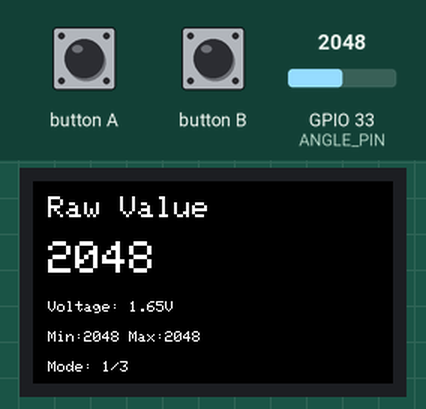
Bench run of a sketch on a simulated ESP32. Shown: 240×135 colour display. The inputs (shaded band) are chosen by the test bench; at power-on: GPIO 33 (ANGLE_PIN) = 2048. What the sketch prints to the serial monitor is not drawn.

Above: at 3.4 s.
3.5 s: button A pressed for 0.15 s
At 3.9 s:
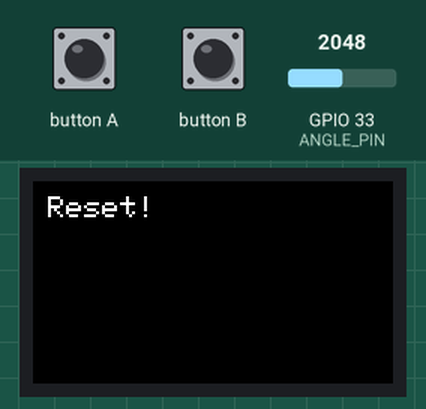
5.6 s: button B pressed for 0.15 s
At 6.1 s:
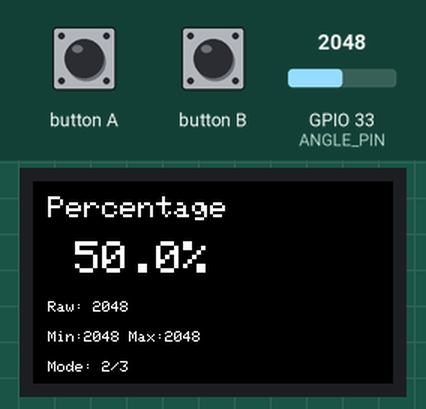
7.2 s: button A pressed for 1 s
At 7.84 s:
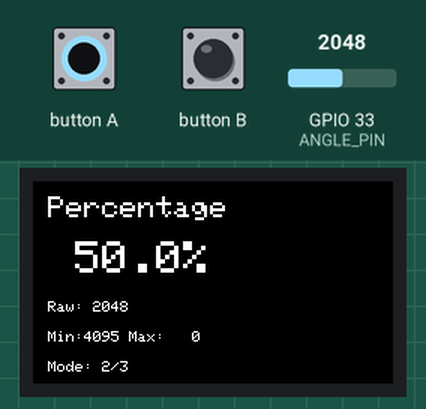
9.7 s: button B pressed for 1 s
At 10.1 s:
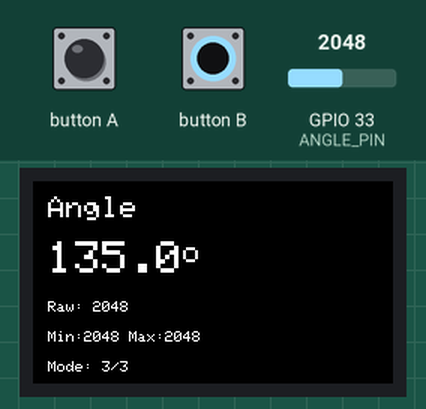
12.2 s: button A pressed for 0.15 s
At 12.81 s:
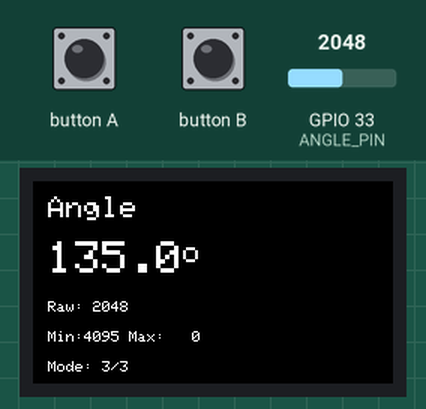
14.3 s: button B pressed for 0.15 s
At 15.5 s:
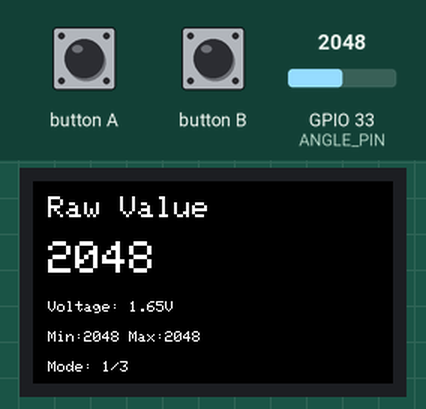
Timing chart, 0 to 16.9 s (numbered marks = the images above; inputs shaded):
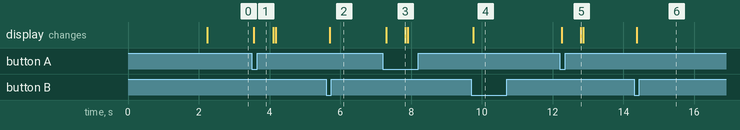

Measured:
- after the input at 3.5 s, the display: changes after 0.06 s (image 1)
- after the input at 5.6 s, the display: changes after 0.11 s (image 2)
- after the input at 7.2 s, the display: first changes after 0.09 s (image 3 shows a later state)
- after the input at 9.7 s, the display: changes after 0.06 s (image 4)
- after the input at 12.2 s, the display: first changes after 0.06 s (image 5 shows a later state)
- after the input at 14.3 s, the display: changes after 0.08 s (image 6)

The sketch:

angle_unit.ino
```cpp
/*
 * M5StickC Plus 1.1 Angle Unit Sample
 *
 * このサンプルはM5StickC Plus 1.1にAngle Unitを接続して
 * ポテンシオメーターの角度（アナログ値）を読み取り表示します。
 *
 * 接続:
 * - Angle UnitをM5StickC Plus 1.1のGrove端子（HAT端子）に接続
 * - GPIO36 (ADC): アナログ入力
 *
 * ボタン操作:
 * - ボタンA (M5ボタン): 最小値/最大値をリセット
 * - ボタンB (側面ボタン): 表示モード切り替え
 */

#include <M5StickCPlus.h>

// M5StickC Plus 1.1 のGrove端子アナログピン
#define ANGLE_PIN 33  // GPIO36 (ADC1_CH0)

// 表示モード
enum DisplayMode {
  MODE_VALUE,      // 生の値表示
  MODE_PERCENT,    // パーセント表示
  MODE_ANGLE,      // 角度表示（0-270度）
  MODE_MAX
};

DisplayMode currentMode = MODE_VALUE;

// 最小値・最大値トラッキング
int minValue = 4095;
int maxValue = 0;

void setup() {
  M5.begin();

  // アナログピンの設定
  pinMode(ANGLE_PIN, INPUT);
  analogSetAttenuation(ADC_11db);  // 0-3.3V範囲

  // 画面の初期化
  M5.Lcd.setRotation(3);
  M5.Lcd.fillScreen(BLACK);
  M5.Lcd.setTextSize(2);
  M5.Lcd.setCursor(10, 10);
  M5.Lcd.println("Angle Unit");
  M5.Lcd.setTextSize(1);
  M5.Lcd.setCursor(10, 40);
  M5.Lcd.println("Btn A: Reset Min/Max");
  M5.Lcd.setCursor(10, 60);
  M5.Lcd.println("Btn B: Mode Change");

  Serial.begin(115200);
  Serial.println("M5StickC Plus 1.1 Angle Unit Sample Started");

  delay(2000);
  M5.Lcd.fillScreen(BLACK);
}

void loop() {
  M5.update();

  // アナログ値読み取り（12bit: 0-4095）
  int rawValue = analogRead(ANGLE_PIN);

  // 最小値・最大値の更新
  if (rawValue < minValue) minValue = rawValue;
  if (rawValue > maxValue) maxValue = rawValue;

  // パーセント計算
  float percent = (rawValue / 4095.0) * 100.0;

  // 角度計算（0-270度と仮定）
  float angle = (rawValue / 4095.0) * 270.0;

  // 電圧計算
  float voltage = (rawValue / 4095.0) * 3.3;

  // ボタンA: 最小値/最大値リセット
  if (M5.BtnA.wasPressed()) {
    minValue = 4095;
    maxValue = 0;
    M5.Lcd.fillScreen(BLACK);
    M5.Lcd.setCursor(10, 10);
    M5.Lcd.setTextSize(2);
    M5.Lcd.println("Reset!");
    delay(500);
    M5.Lcd.fillScreen(BLACK);
    Serial.println("Min/Max values reset");
  }

  // ボタンB: 表示モード切り替え
  if (M5.BtnB.wasPressed()) {
    currentMode = (DisplayMode)((currentMode + 1) % MODE_MAX);
    M5.Lcd.fillScreen(BLACK);
    Serial.print("Mode changed to: ");
    Serial.println(currentMode);
  }

  // 表示更新
  displayAngleData(rawValue, percent, angle, voltage);

  // シリアル出力
  if (millis() % 500 < 50) {  // 約500msごとに出力
    printAngleData(rawValue, percent, angle, voltage);
  }

  delay(50);
}

void displayAngleData(int rawValue, float percent, float angle, float voltage) {
  M5.Lcd.setTextSize(2);
  M5.Lcd.setCursor(10, 10);

  switch (currentMode) {
    case MODE_VALUE:
      M5.Lcd.println("Raw Value");
      M5.Lcd.setTextSize(3);
      M5.Lcd.setCursor(10, 40);
      M5.Lcd.printf("%4d    ", rawValue);

      M5.Lcd.setTextSize(1);
      M5.Lcd.setCursor(10, 80);
      M5.Lcd.printf("Voltage: %.2fV  ", voltage);
      break;

    case MODE_PERCENT:
      M5.Lcd.println("Percentage");
      M5.Lcd.setTextSize(3);
      M5.Lcd.setCursor(10, 40);
      M5.Lcd.printf("%5.1f%%  ", percent);

      M5.Lcd.setTextSize(1);
      M5.Lcd.setCursor(10, 80);
      M5.Lcd.printf("Raw: %d    ", rawValue);
      break;

    case MODE_ANGLE:
      M5.Lcd.println("Angle");
      M5.Lcd.setTextSize(3);
      M5.Lcd.setCursor(10, 40);
      M5.Lcd.printf("%5.1f", angle);
      M5.Lcd.setTextSize(2);
      M5.Lcd.print("o");  // 度記号の代わり

      M5.Lcd.setTextSize(1);
      M5.Lcd.setCursor(10, 80);
      M5.Lcd.printf("Raw: %d    ", rawValue);
      break;
  }

  // 最小値・最大値表示
  M5.Lcd.setTextSize(1);
  M5.Lcd.setCursor(10, 100);
  M5.Lcd.printf("Min:%4d Max:%4d", minValue, maxValue);

  // モード表示
  M5.Lcd.setCursor(10, 120);
  M5.Lcd.printf("Mode: %d/%d", currentMode + 1, MODE_MAX);
}

void printAngleData(int rawValue, float percent, float angle, float voltage) {
  Serial.println("--- Angle Unit Data ---");
  Serial.printf("Raw Value: %d (0-4095)\n", rawValue);
  Serial.printf("Voltage:   %.2f V\n", voltage);
  Serial.printf("Percent:   %.1f %%\n", percent);
  Serial.printf("Angle:     %.1f deg (0-270)\n", angle);
  Serial.printf("Min: %d, Max: %d\n", minValue, maxValue);
  Serial.println();
}
```
